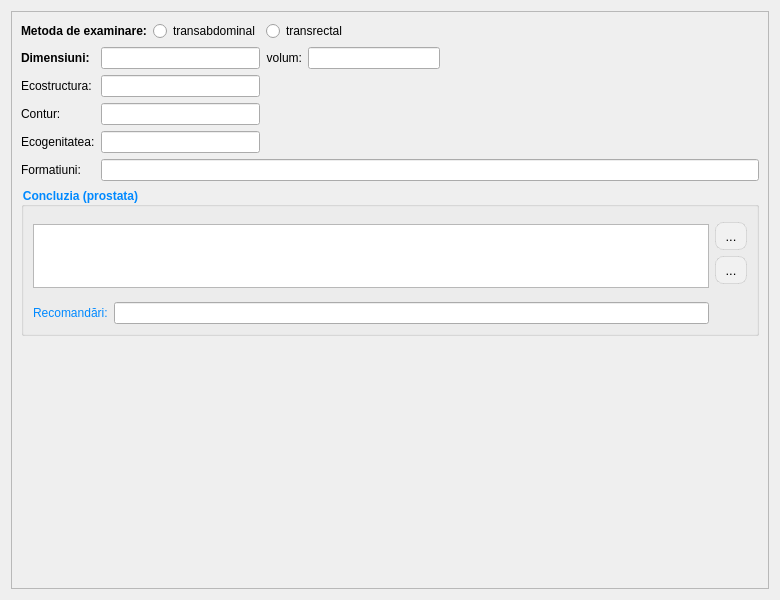
<?xml version="1.0" encoding="UTF-8"?>
<ui version="4.0">
 <class>ReportPageProstate</class>
 <widget class="QWidget" name="ReportPageProstate">
  <property name="geometry">
   <rect>
    <x>0</x>
    <y>0</y>
    <width>780</width>
    <height>600</height>
   </rect>
  </property>
  <property name="windowTitle">
   <string>Form</string>
  </property>
  <layout class="QGridLayout" name="gridLayout_12">
   <item row="0" column="0">
    <widget class="QScrollArea" name="scrollArea_prostate">
     <property name="widgetResizable">
      <bool>true</bool>
     </property>
     <widget class="QWidget" name="scrollAreaWidgetContents_prostate">
      <property name="geometry">
       <rect>
        <x>0</x>
        <y>0</y>
        <width>760</width>
        <height>580</height>
       </rect>
      </property>
      <layout class="QGridLayout" name="gridLayout_15">
       <item row="0" column="3" colspan="2">
        <widget class="QRadioButton" name="prostate_radioBtn_transrectal">
         <property name="text">
          <string>transrectal</string>
         </property>
        </widget>
       </item>
       <item row="1" column="4">
        <widget class="QLineEdit" name="prostate_volum"/>
       </item>
       <item row="0" column="0" colspan="2">
        <widget class="QLabel" name="label_36">
         <property name="font">
          <font>
           <family>Segoe UI</family>
           <bold>true</bold>
          </font>
         </property>
         <property name="text">
          <string>Metoda de examinare:</string>
         </property>
        </widget>
       </item>
       <item row="1" column="0">
        <widget class="QLabel" name="label_37">
         <property name="font">
          <font>
           <family>Segoe UI</family>
           <bold>true</bold>
          </font>
         </property>
         <property name="text">
          <string>Dimensiuni:</string>
         </property>
        </widget>
       </item>
       <item row="2" column="3" colspan="3">
        <spacer name="horizontalSpacer_12">
         <property name="orientation">
          <enum>Qt::Orientation::Horizontal</enum>
         </property>
         <property name="sizeHint" stdset="0">
          <size>
           <width>435</width>
           <height>20</height>
          </size>
         </property>
        </spacer>
       </item>
       <item row="6" column="0" colspan="6">
        <widget class="QGroupBox" name="groupBox_18">
         <property name="sizePolicy">
          <sizepolicy hsizetype="Preferred" vsizetype="Fixed">
           <horstretch>0</horstretch>
           <verstretch>0</verstretch>
          </sizepolicy>
         </property>
         <property name="font">
          <font>
           <family>Cantarell</family>
           <bold>true</bold>
          </font>
         </property>
         <property name="styleSheet">
          <string notr="true">color: rgb(0, 137, 255);</string>
         </property>
         <property name="title">
          <string>Concluzia (prostata)</string>
         </property>
         <layout class="QGridLayout" name="gridLayout_26">
          <item row="4" column="0">
           <widget class="QLabel" name="label_102">
            <property name="text">
             <string>Recomandări:</string>
            </property>
           </widget>
          </item>
          <item row="1" column="2">
           <widget class="QToolButton" name="btn_template_prostate">
            <property name="styleSheet">
             <string notr="true">QToolButton
{
border: 1px solid rgba(0, 0, 0, 0.1);
border-radius: 8px;
background-color: #f1f1f1;
color: #000000;
font-size: 13px;
padding: 4px 4px;
}
QToolButton:hover
{
background-color: #e0e0e0;
}
QToolButton:pressed
{
background-color: #d0d0d0;
}</string>
            </property>
            <property name="text">
             <string>...</string>
            </property>
            <property name="icon">
             <iconset resource="../../resources/resource.qrc">
              <normaloff>:/img/actions/select.png</normaloff>:/img/actions/select.png</iconset>
            </property>
           </widget>
          </item>
          <item row="4" column="1">
           <widget class="LineEditCustom" name="prostate_recommendation"/>
          </item>
          <item row="0" column="0" rowspan="4" colspan="2">
           <widget class="QPlainTextEdit" name="prostate_concluzion">
            <property name="sizePolicy">
             <sizepolicy hsizetype="Expanding" vsizetype="Maximum">
              <horstretch>0</horstretch>
              <verstretch>0</verstretch>
             </sizepolicy>
            </property>
            <property name="minimumSize">
             <size>
              <width>0</width>
              <height>0</height>
             </size>
            </property>
            <property name="maximumSize">
             <size>
              <width>16777215</width>
              <height>64</height>
             </size>
            </property>
            <property name="font">
             <font>
              <bold>false</bold>
             </font>
            </property>
           </widget>
          </item>
          <item row="3" column="2" rowspan="2">
           <spacer name="verticalSpacer_8">
            <property name="orientation">
             <enum>Qt::Orientation::Vertical</enum>
            </property>
            <property name="sizeHint" stdset="0">
             <size>
              <width>20</width>
              <height>40</height>
             </size>
            </property>
           </spacer>
          </item>
          <item row="2" column="2">
           <widget class="QToolButton" name="btn_add_template_prostate">
            <property name="styleSheet">
             <string notr="true">QToolButton
{
border: 1px solid rgba(0, 0, 0, 0.1);
border-radius: 8px;
background-color: #f1f1f1;
color: #000000;
font-size: 13px;
padding: 4px 4px;
}
QToolButton:hover
{
background-color: #e0e0e0;
}
QToolButton:pressed
{
background-color: #d0d0d0;
}</string>
            </property>
            <property name="text">
             <string>...</string>
            </property>
            <property name="icon">
             <iconset resource="../../resources/resource.qrc">
              <normaloff>:/img/toolBar/add.png</normaloff>:/img/toolBar/add.png</iconset>
            </property>
           </widget>
          </item>
         </layout>
        </widget>
       </item>
       <item row="3" column="0">
        <widget class="QLabel" name="label_40">
         <property name="text">
          <string>Contur:</string>
         </property>
        </widget>
       </item>
       <item row="0" column="2">
        <widget class="QRadioButton" name="prostate_radioBtn_transabdom">
         <property name="text">
          <string>transabdominal</string>
         </property>
        </widget>
       </item>
       <item row="3" column="1" colspan="2">
        <widget class="QLineEdit" name="prostate_contur"/>
       </item>
       <item row="1" column="1" colspan="2">
        <widget class="QLineEdit" name="prostate_dimens"/>
       </item>
       <item row="5" column="0">
        <widget class="QLabel" name="label_42">
         <property name="text">
          <string>Formatiuni:</string>
         </property>
        </widget>
       </item>
       <item row="1" column="3">
        <widget class="QLabel" name="label_38">
         <property name="text">
          <string>volum:</string>
         </property>
         <property name="alignment">
          <set>Qt::AlignmentFlag::AlignRight|Qt::AlignmentFlag::AlignTrailing|Qt::AlignmentFlag::AlignVCenter</set>
         </property>
        </widget>
       </item>
       <item row="2" column="1" colspan="2">
        <widget class="QLineEdit" name="prostate_ecostructure"/>
       </item>
       <item row="4" column="1" colspan="2">
        <widget class="QLineEdit" name="prostate_ecogency"/>
       </item>
       <item row="0" column="5">
        <spacer name="horizontalSpacer_7">
         <property name="orientation">
          <enum>Qt::Orientation::Horizontal</enum>
         </property>
         <property name="sizeHint" stdset="0">
          <size>
           <width>313</width>
           <height>20</height>
          </size>
         </property>
        </spacer>
       </item>
       <item row="4" column="0">
        <widget class="QLabel" name="label_41">
         <property name="text">
          <string>Ecogenitatea:</string>
         </property>
        </widget>
       </item>
       <item row="2" column="0">
        <widget class="QLabel" name="label_39">
         <property name="text">
          <string>Ecostructura:</string>
         </property>
        </widget>
       </item>
       <item row="1" column="5">
        <spacer name="horizontalSpacer_10">
         <property name="orientation">
          <enum>Qt::Orientation::Horizontal</enum>
         </property>
         <property name="sizeHint" stdset="0">
          <size>
           <width>313</width>
           <height>20</height>
          </size>
         </property>
        </spacer>
       </item>
       <item row="5" column="1" colspan="5">
        <widget class="LineEditCustom" name="prostate_formations"/>
       </item>
       <item row="7" column="0">
        <spacer name="verticalSpacer_3">
         <property name="orientation">
          <enum>Qt::Orientation::Vertical</enum>
         </property>
         <property name="sizeHint" stdset="0">
          <size>
           <width>20</width>
           <height>40</height>
          </size>
         </property>
        </spacer>
       </item>
      </layout>
     </widget>
    </widget>
   </item>
  </layout>
 </widget>
 <customwidgets>
  <customwidget>
   <class>LineEditCustom</class>
   <extends>QLineEdit</extends>
   <header>customs/lineeditcustom.h</header>
  </customwidget>
 </customwidgets>
 <tabstops>
  <tabstop>prostate_radioBtn_transabdom</tabstop>
  <tabstop>prostate_radioBtn_transrectal</tabstop>
  <tabstop>prostate_dimens</tabstop>
  <tabstop>prostate_volum</tabstop>
  <tabstop>prostate_ecostructure</tabstop>
  <tabstop>prostate_contur</tabstop>
  <tabstop>prostate_ecogency</tabstop>
  <tabstop>prostate_formations</tabstop>
  <tabstop>prostate_concluzion</tabstop>
  <tabstop>prostate_recommendation</tabstop>
 </tabstops>
 <resources>
  <include location="../../resources/resource.qrc"/>
 </resources>
 <connections/>
</ui>
